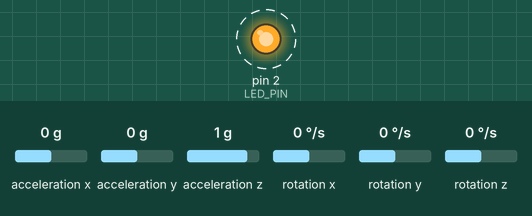
The sketch below on a simulated Arduino Leonardo, built with avr-gcc and run on an emulated ATmega32U4. Shown: output pins drawn as LEDs (lit = HIGH). Dashed ring = blinking. Inputs (shaded band) come from the test bench; at power-on: acceleration x 0 g, acceleration y 0 g, acceleration z 1 g, rotation x 0 °/s, rotation y 0 °/s, rotation z 0 °/s. The sensor or clock chip raises its interrupt line as the real part does; what the sketch prints to the serial monitor is not drawn.

Above: at 0.66 s.
At 87.22 s:
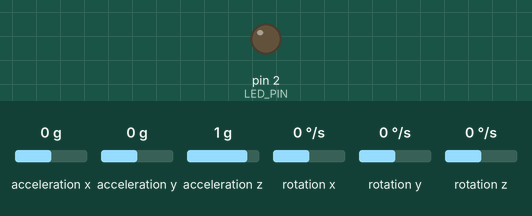
Timing chart, 0 to 87.5 s (numbered marks = the images above):
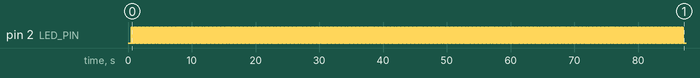

Measured:
- by itself, pin 2 (LED_PIN): alternates HIGH for 0.01 s and LOW for 0.01 s

The sketch:

MPU6050_DMP6.ino
```cpp
// I2C device class (I2Cdev) demonstration Arduino sketch for MPU6050 class using DMP (MotionApps v2.0)
// 6/21/2012 by Jeff Rowberg <jeff@rowberg.net>
// Updates should (hopefully) always be available at https://github.com/jrowberg/i2cdevlib
//
// Changelog:
//      2013-05-08 - added seamless Fastwire support
//                 - added note about gyro calibration
//      2012-06-21 - added note about Arduino 1.0.1 + Leonardo compatibility error
//      2012-06-20 - improved FIFO overflow handling and simplified read process
//      2012-06-19 - completely rearranged DMP initialization code and simplification
//      2012-06-13 - pull gyro and accel data from FIFO packet instead of reading directly
//      2012-06-09 - fix broken FIFO read sequence and change interrupt detection to RISING
//      2012-06-05 - add gravity-compensated initial reference frame acceleration output
//                 - add 3D math helper file to DMP6 example sketch
//                 - add Euler output and Yaw/Pitch/Roll output formats
//      2012-06-04 - remove accel offset clearing for better results (thanks Sungon Lee)
//      2012-06-01 - fixed gyro sensitivity to be 2000 deg/sec instead of 250
//      2012-05-30 - basic DMP initialization working

/* ============================================
I2Cdev device library code is placed under the MIT license
Copyright (c) 2012 Jeff Rowberg

Permission is hereby granted, free of charge, to any person obtaining a copy
of this software and associated documentation files (the "Software"), to deal
in the Software without restriction, including without limitation the rights
to use, copy, modify, merge, publish, distribute, sublicense, and/or sell
copies of the Software, and to permit persons to whom the Software is
furnished to do so, subject to the following conditions:

The above copyright notice and this permission notice shall be included in
all copies or substantial portions of the Software.

THE SOFTWARE IS PROVIDED "AS IS", WITHOUT WARRANTY OF ANY KIND, EXPRESS OR
IMPLIED, INCLUDING BUT NOT LIMITED TO THE WARRANTIES OF MERCHANTABILITY,
FITNESS FOR A PARTICULAR PURPOSE AND NONINFRINGEMENT. IN NO EVENT SHALL THE
AUTHORS OR COPYRIGHT HOLDERS BE LIABLE FOR ANY CLAIM, DAMAGES OR OTHER
LIABILITY, WHETHER IN AN ACTION OF CONTRACT, TORT OR OTHERWISE, ARISING FROM,
OUT OF OR IN CONNECTION WITH THE SOFTWARE OR THE USE OR OTHER DEALINGS IN
THE SOFTWARE.
===============================================
*/

// I2Cdev and MPU6050 must be installed as libraries, or else the .cpp/.h files
// for both classes must be in the include path of your project
#include "I2Cdev.h"

#include "MPU6050_6Axis_MotionApps20.h"
//#include "MPU6050.h" // not necessary if using MotionApps include file

// Arduino Wire library is required if I2Cdev I2CDEV_ARDUINO_WIRE implementation
// is used in I2Cdev.h
#if I2CDEV_IMPLEMENTATION == I2CDEV_ARDUINO_WIRE
    #include "Wire.h"
#endif

// class default I2C address is 0x68
// specific I2C addresses may be passed as a parameter here
// AD0 low = 0x68 (default for SparkFun breakout and InvenSense evaluation board)
// AD0 high = 0x69
MPU6050 mpu;
//MPU6050 mpu(0x69); // <-- use for AD0 high

/* =========================================================================
   NOTE: In addition to connection 3.3v, GND, SDA, and SCL, this sketch
   depends on the MPU-6050's INT pin being connected to the Arduino's
   external interrupt #0 pin. On the Arduino Uno and Mega 2560, this is
   digital I/O pin 2.
 * ========================================================================= */

/* =========================================================================
   NOTE: Arduino v1.0.1 with the Leonardo board generates a compile error
   when using Serial.write(buf, len). The Teapot output uses this method.
   The solution requires a modification to the Arduino USBAPI.h file, which
   is fortunately simple, but annoying. This will be fixed in the next IDE
   release. For more info, see these links:

   http://arduino.cc/forum/index.php/topic,109987.0.html
   http://code.google.com/p/arduino/issues/detail?id=958
 * ========================================================================= */


// uncomment "OUTPUT_READABLE_QUATERNION" if you want to see the actual
// quaternion components in a [w, x, y, z] format (not best for parsing
// on a remote host such as Processing or something though)
//#define OUTPUT_READABLE_QUATERNION

// uncomment "OUTPUT_READABLE_EULER" if you want to see Euler angles
// (in degrees) calculated from the quaternions coming from the FIFO.
// Note that Euler angles suffer from gimbal lock (for more info, see
// http://en.wikipedia.org/wiki/Gimbal_lock)
//#define OUTPUT_READABLE_EULER

// uncomment "OUTPUT_READABLE_YAWPITCHROLL" if you want to see the yaw/
// pitch/roll angles (in degrees) calculated from the quaternions coming
// from the FIFO. Note this also requires gravity vector calculations.
// Also note that yaw/pitch/roll angles suffer from gimbal lock (for
// more info, see: http://en.wikipedia.org/wiki/Gimbal_lock)
#define OUTPUT_READABLE_YAWPITCHROLL

// uncomment "OUTPUT_READABLE_REALACCEL" if you want to see acceleration
// components with gravity removed. This acceleration reference frame is
// not compensated for orientation, so +X is always +X according to the
// sensor, just without the effects of gravity. If you want acceleration
// compensated for orientation, us OUTPUT_READABLE_WORLDACCEL instead.
//#define OUTPUT_READABLE_REALACCEL

// uncomment "OUTPUT_READABLE_WORLDACCEL" if you want to see acceleration
// components with gravity removed and adjusted for the world frame of
// reference (yaw is relative to initial orientation, since no magnetometer
// is present in this case). Could be quite handy in some cases.
//#define OUTPUT_READABLE_WORLDACCEL

// uncomment "OUTPUT_TEAPOT" if you want output that matches the
// format used for the InvenSense teapot demo
//#define OUTPUT_TEAPOT


#define INTERRUPT_PIN 13  // use pin 2 on Arduino Uno & most boards
#define LED_PIN 2 // (Arduino is 13, Teensy is 11, Teensy++ is 6)
bool blinkState = false;

// MPU control/status vars
bool dmpReady = false;  // set true if DMP init was successful
uint8_t mpuIntStatus;   // holds actual interrupt status byte from MPU
uint8_t devStatus;      // return status after each device operation (0 = success, !0 = error)
uint16_t packetSize;    // expected DMP packet size (default is 42 bytes)
uint16_t fifoCount;     // count of all bytes currently in FIFO
uint8_t fifoBuffer[64]; // FIFO storage buffer

// orientation/motion vars
Quaternion q;           // [w, x, y, z]         quaternion container
VectorInt16 aa;         // [x, y, z]            accel sensor measurements
VectorInt16 aaReal;     // [x, y, z]            gravity-free accel sensor measurements
VectorInt16 aaWorld;    // [x, y, z]            world-frame accel sensor measurements
VectorFloat gravity;    // [x, y, z]            gravity vector
float euler[3];         // [psi, theta, phi]    Euler angle container
float ypr[3];           // [yaw, pitch, roll]   yaw/pitch/roll container and gravity vector

// packet structure for InvenSense teapot demo
uint8_t teapotPacket[14] = { '$', 0x02, 0,0, 0,0, 0,0, 0,0, 0x00, 0x00, '\r', '\n' };


// ================================================================
// ===               INTERRUPT DETECTION ROUTINE                ===
// ================================================================

volatile bool mpuInterrupt = false;     // indicates whether MPU interrupt pin has gone high
void dmpDataReady() {
    mpuInterrupt = true;
}


// ================================================================
// ===                      INITIAL SETUP                       ===
// ================================================================

void setup() {
    // join I2C bus (I2Cdev library doesn't do this automatically)
    #if I2CDEV_IMPLEMENTATION == I2CDEV_ARDUINO_WIRE
        Wire.begin();
//        Wire.setClock(400000); // 400kHz I2C clock. Comment this line if having compilation difficulties
    #elif I2CDEV_IMPLEMENTATION == I2CDEV_BUILTIN_FASTWIRE
        Fastwire::setup(400, true);
    #endif

    // initialize serial communication
    // (115200 chosen because it is required for Teapot Demo output, but it's
    // really up to you depending on your project)
    Serial.begin(115200);

    // NOTE: 8MHz or slower host processors, like the Teensy @ 3.3v or Ardunio
    // Pro Mini running at 3.3v, cannot handle this baud rate reliably due to
    // the baud timing being too misaligned with processor ticks. You must use
    // 38400 or slower in these cases, or use some kind of external separate
    // crystal solution for the UART timer.

    // initialize device
    Serial.println(F("Initializing I2C devices..."));
    mpu.initialize();
    pinMode(INTERRUPT_PIN, INPUT);

    // verify connection
    Serial.println(F("Testing device connections..."));
    Serial.println(mpu.testConnection() ? F("MPU6050 connection successful") : F("MPU6050 connection failed"));

    // load and configure the DMP
    Serial.println(F("Initializing DMP..."));
    devStatus = mpu.dmpInitialize();

    // supply your own gyro offsets here, scaled for min sensitivity
    mpu.setXGyroOffset(0);
    mpu.setYGyroOffset(0);
    mpu.setZGyroOffset(-0);
    mpu.setZAccelOffset(1688); // 1688 factory default for my test chip

    // make sure it worked (returns 0 if so)
    if (devStatus == 0) {
        // turn on the DMP, now that it's ready
        Serial.println(F("Enabling DMP..."));
        mpu.setDMPEnabled(true);

        // enable Arduino interrupt detection
        Serial.println(F("Enabling interrupt detection (Arduino external interrupt 0)..."));
        attachInterrupt(digitalPinToInterrupt(INTERRUPT_PIN), dmpDataReady, RISING);
        mpuIntStatus = mpu.getIntStatus();

        // set our DMP Ready flag so the main loop() function knows it's okay to use it
        Serial.println(F("DMP ready! Waiting for first interrupt..."));
        dmpReady = true;

        // get expected DMP packet size for later comparison
        packetSize = mpu.dmpGetFIFOPacketSize();
    } else {
        // ERROR!
        // 1 = initial memory load failed
        // 2 = DMP configuration updates failed
        // (if it's going to break, usually the code will be 1)
        Serial.print(F("DMP Initialization failed (code "));
        Serial.print(devStatus);
        Serial.println(F(")"));
    }

    // configure LED for output
    pinMode(LED_PIN, OUTPUT);
}


// ================================================================
// ===                    MAIN PROGRAM LOOP                     ===
// ================================================================

void loop() {
    // if programming failed, don't try to do anything
    if (!dmpReady) return;

    // wait for MPU interrupt or extra packet(s) available
    while (!mpuInterrupt && fifoCount < packetSize) {
        // other program behavior stuff here
        // .
        // .
        // .
        // if you are really paranoid you can frequently test in between other
        // stuff to see if mpuInterrupt is true, and if so, "break;" from the
        // while() loop to immediately process the MPU data
        // .
        // .
        // .
    }

    // reset interrupt flag and get INT_STATUS byte
    mpuInterrupt = false;
    mpuIntStatus = mpu.getIntStatus();

    // get current FIFO count
    fifoCount = mpu.getFIFOCount();

    // check for overflow (this should never happen unless our code is too inefficient)
    if ((mpuIntStatus & 0x10) || fifoCount == 1024) {
        // reset so we can continue cleanly
        mpu.resetFIFO();
        Serial.println(F("FIFO overflow!"));

    // otherwise, check for DMP data ready interrupt (this should happen frequently)
    } else if (mpuIntStatus & 0x02) {
        // wait for correct available data length, should be a VERY short wait
        while (fifoCount < packetSize) fifoCount = mpu.getFIFOCount();

        // read a packet from FIFO
        mpu.getFIFOBytes(fifoBuffer, packetSize);

        // track FIFO count here in case there is > 1 packet available
        // (this lets us immediately read more without waiting for an interrupt)
        fifoCount -= packetSize;

        #ifdef OUTPUT_READABLE_QUATERNION
            // display quaternion values in easy matrix form: w x y z
            mpu.dmpGetQuaternion(&q, fifoBuffer);
            Serial.print("quat\t");
            Serial.print(q.w);
            Serial.print("\t");
            Serial.print(q.x);
            Serial.print("\t");
            Serial.print(q.y);
            Serial.print("\t");
            Serial.println(q.z);
        #endif

        #ifdef OUTPUT_READABLE_EULER
            // display Euler angles in degrees
            mpu.dmpGetQuaternion(&q, fifoBuffer);
            mpu.dmpGetEuler(euler, &q);
            Serial.print("euler\t");
            Serial.print(euler[0] * 180/M_PI);
            Serial.print("\t");
            Serial.print(euler[1] * 180/M_PI);
            Serial.print("\t");
            Serial.println(euler[2] * 180/M_PI);
        #endif

        #ifdef OUTPUT_READABLE_YAWPITCHROLL
            // display Euler angles in degrees
            mpu.dmpGetQuaternion(&q, fifoBuffer);
            mpu.dmpGetGravity(&gravity, &q);
            mpu.dmpGetYawPitchRoll(ypr, &q, &gravity);
            Serial.print("ypr\t");
            Serial.print(ypr[0] * 180/M_PI);
            Serial.print("\t");
            Serial.print(ypr[1] * 180/M_PI);
            Serial.print("\t");
            Serial.println(ypr[2] * 180/M_PI);
        #endif

        #ifdef OUTPUT_READABLE_REALACCEL
            // display real acceleration, adjusted to remove gravity
            mpu.dmpGetQuaternion(&q, fifoBuffer);
            mpu.dmpGetAccel(&aa, fifoBuffer);
            mpu.dmpGetGravity(&gravity, &q);
            mpu.dmpGetLinearAccel(&aaReal, &aa, &gravity);
            Serial.print("areal\t");
            Serial.print(aaReal.x);
            Serial.print("\t");
            Serial.print(aaReal.y);
            Serial.print("\t");
            Serial.println(aaReal.z);
        #endif

        #ifdef OUTPUT_READABLE_WORLDACCEL
            // display initial world-frame acceleration, adjusted to remove gravity
            // and rotated based on known orientation from quaternion
            mpu.dmpGetQuaternion(&q, fifoBuffer);
            mpu.dmpGetAccel(&aa, fifoBuffer);
            mpu.dmpGetGravity(&gravity, &q);
            mpu.dmpGetLinearAccel(&aaReal, &aa, &gravity);
            mpu.dmpGetLinearAccelInWorld(&aaWorld, &aaReal, &q);
            Serial.print("aworld\t");
            Serial.print(aaWorld.x);
            Serial.print("\t");
            Serial.print(aaWorld.y);
            Serial.print("\t");
            Serial.println(aaWorld.z);
        #endif

        #ifdef OUTPUT_TEAPOT
            // display quaternion values in InvenSense Teapot demo format:
            teapotPacket[2] = fifoBuffer[0];
            teapotPacket[3] = fifoBuffer[1];
            teapotPacket[4] = fifoBuffer[4];
            teapotPacket[5] = fifoBuffer[5];
            teapotPacket[6] = fifoBuffer[8];
            teapotPacket[7] = fifoBuffer[9];
            teapotPacket[8] = fifoBuffer[12];
            teapotPacket[9] = fifoBuffer[13];
            Serial.write(teapotPacket, 14);
            teapotPacket[11]++; // packetCount, loops at 0xFF on purpose
        #endif

        // blink LED to indicate activity
        blinkState = !blinkState;
        digitalWrite(LED_PIN, blinkState);
    }
}
```
